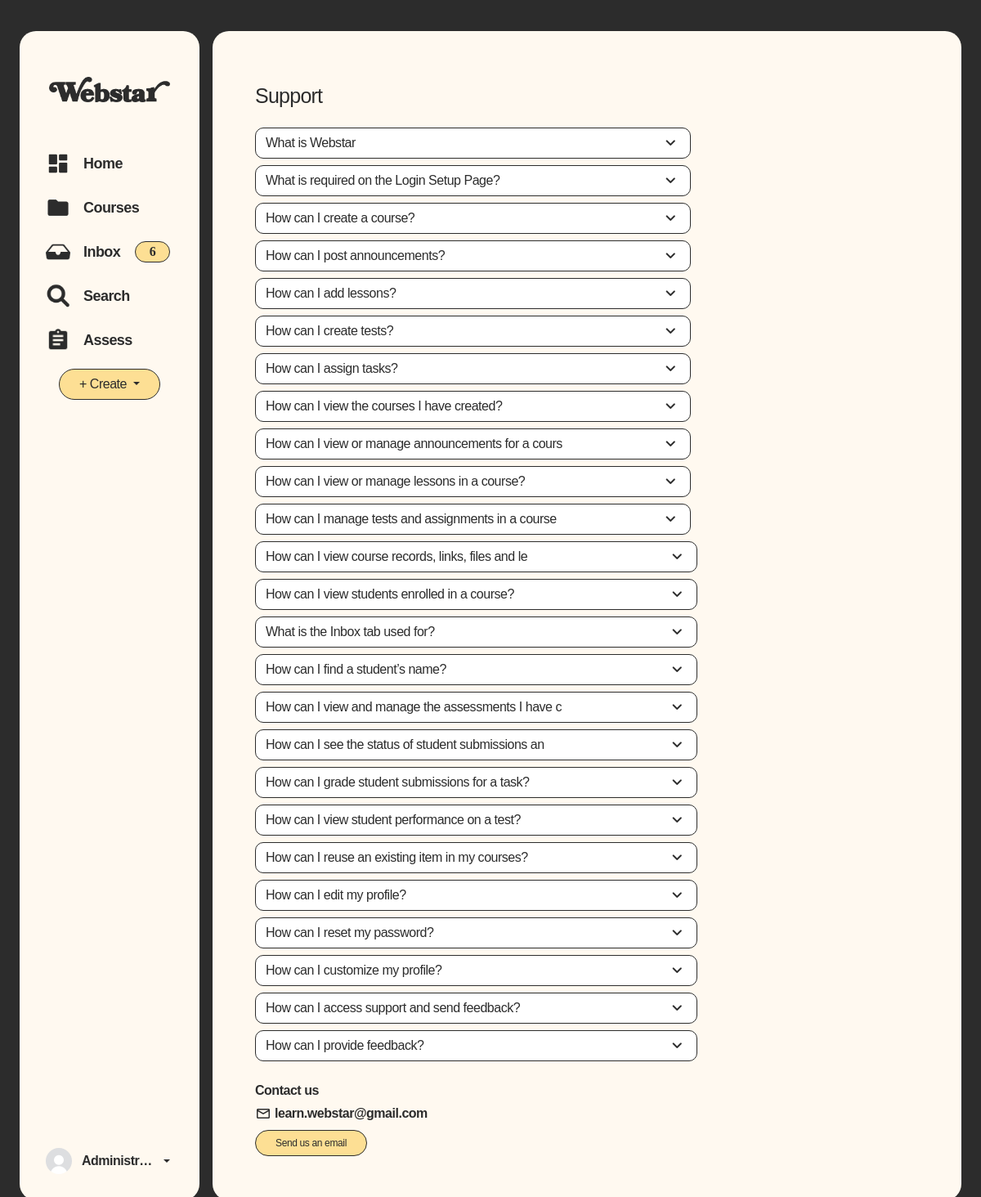
Page /prof/support.php (signed in) on the committed database.
### tables this page shows
CREATE TABLE `userinfo` (
  `userInfoID` int(11) NOT NULL,
  `userID` int(11) NOT NULL,
  `profilePicture` varchar(100) NOT NULL DEFAULT 'defaultProfile.png',
  `firstName` varchar(50) NOT NULL,
  `middleName` varchar(50) DEFAULT NULL,
  `lastName` varchar(50) NOT NULL,
  `studentID` varchar(50) DEFAULT NULL,
  `programID` varchar(50) DEFAULT '1',
  `gender` varchar(50) DEFAULT 'Other',
  `yearLevel` varchar(20) DEFAULT '1',
  `yearSection` int(11) DEFAULT 1,
  `schoolEmail` varchar(50) DEFAULT NULL,
  `facebookLink` text DEFAULT NULL,
  `linkedInLink` text DEFAULT NULL,
  `githubLink` text DEFAULT NULL,
  `createdAt` datetime NOT NULL,
  `isNewUser` int(1) NOT NULL DEFAULT 1
);

CREATE TABLE `users` (
  `userID` int(11) NOT NULL,
  `password` varchar(1024) NOT NULL,
  `email` varchar(50) NOT NULL,
  `role` varchar(12) NOT NULL DEFAULT 'student',
  `userName` varchar(50) NOT NULL,
  `status` varchar(15) DEFAULT 'Active'
);

CREATE TABLE `supports` (
  `supportID` int(5) NOT NULL,
  `supportRole` enum('Student','Professor') NOT NULL,
  `supportQuestion` varchar(50) NOT NULL,
  `supportAnswer` varchar(500) NOT NULL
);

### shared/assets/database/connect.php (called while the page is built, shortened)
<?php
function executeQuery($query)
{
	$conn = $GLOBALS['conn'];
	return mysqli_query($conn, $query);
}
?>

### prof/support.php (the view, shortened to what this page needs)
<?php
$activePage = 'support';
include('../shared/assets/database/connect.php');
$supportRole = "Professor";
$supportProfQuery = "SELECT * FROM supports WHERE supportRole = '$supportRole'";
$supportProfResult = executeQuery($supportProfQuery);
?>
<!doctype html>
<html lang="en">
<head>
    <link href="https://cdn.jsdelivr.net/npm/bootstrap@5.3.6/dist/css/bootstrap.min.css" rel="stylesheet"
>
    <link rel="stylesheet" href="https://cdn.jsdelivr.net/npm/bootstrap-icons@1.13.1/font/bootstrap-icons.min.css">
    <link rel="stylesheet" href="../shared/assets/css/global-styles.css">
    <link rel="stylesheet" href="../shared/assets/css/sidebar-and-container-styles.css">
    <link rel="stylesheet" href="../shared/assets/css/settings.css">
    <link href="https://cdnjs.cloudflare.com/ajax/libs/font-awesome/6.5.0/css/all.min.css" rel="stylesheet">
    <link rel="stylesheet" href="https://cdn.jsdelivr.net/npm/bootstrap-icons@1.13.1/font/bootstrap-icons.min.css">
</head>
<body>
    <div class="container-fluid min-vh-100 d-flex justify-content-center align-items-center p-0 p-md-3"
        style="background-color: var(--black);">
        <div class="row w-100">
            <?php include '../shared/components/prof-sidebar-for-desktop.php'; ?>
            <?php include '../shared/components/prof-navbar-for-mobile.php'; ?>
            <div class="col main-container m-0 mx-0 mx-md-2 p-md-4 overflow-y-auto">
                <div class="card border-0 px-3 pt-3 m-0 h-100 w-100 rounded-0 shadow-none"
                    style="background-color: transparent;">
                    <div class="container-fluid py-3 row-padding-top">
                        <div class="row">
                            <div class="col-12">
                                <div class="row align-items-center mb-3 text-center text-md-start">
                                    <div class="col-12 col-md-auto text-center text-md-start position-relative">
                                        <h1 class="text-sbold text-25 my-2" style="color: var(--black);">Support
                                        </h1>
                                    </div>
                                    <div class="message-container mt-3 pb-4">
                                        <div id="ratingAccordion">
                                            <div class="row">
                                                <?php
                                                $counter = 1;
                                                if (mysqli_num_rows($supportProfResult) > 0) {
                                                    while ($faq = mysqli_fetch_assoc($supportProfResult)) {
                                                        $collapseID = 'faq' . $counter;
                                                        ?>
                                                        <div class="col-12 col-md-8 mb-2">
                                                            <button
                                                                class="btn w-100 d-flex flex-column align-items-start text-med text-14"
                                                                type="button" data-bs-toggle="collapse"
                                                                data-bs-target="#<?php echo $collapseID; ?>"
                                                                aria-expanded="false" aria-controls="<?php echo $collapseID; ?>"
                                                                style="background-color: var(--pureWhite); border-radius: 10px; border: 1px solid var(--black); text-align: left; white-space: normal; word-wrap: break-word;">
                                                                <div class="d-flex w-100 align-items-center">
                                                                    <span class="flex-grow-1 text-start text-16 text-sbold">
                                                                        <?php echo htmlspecialchars($faq['supportQuestion']); ?>
                                                                    </span>
                                                                    <span
                                                                        class="material-symbols-rounded transition">expand_more</span>
                                                                </div>
                                                                <div class="collapse w-100" id="<?php echo $collapseID; ?>"
                                                                    data-bs-parent="#ratingAccordion">
                                                                    <p class="mb-0 text-reg text-14 text-start pe-4 pb-2"
                                                                        style="white-space: normal; word-wrap: break-word;">
                                                                        <?php echo $faq['supportAnswer'];
                                                                        ?>
                                                                    </p>
                                                                </div>
                                                            </button>
                                                        </div>
                                                        <?php
                                                        $counter++;
                                                    }
                                                } else {
                                                    echo '<div class="col-12"><p class="text-center text-muted">No FAQs available.</p></div>';
                                                }
                                                ?>
                                            </div>
                                            <div class="row mt-3">
                                                <div class="col-12 col-md-6">
                                                    <div class="text-sbold text-16">
                                                        Contact us
                                                    </div>
                                                </div>
                                            </div>
                                            <div class="row mb-2">
                                                <div class="col-12 col-md-6 mt-1">
                                                    <div
                                                        class="d-flex align-items-center justify-content-center justify-content-md-start text-med text-16">
                                                        <span class="material-symbols-rounded me-1"
                                                            style="font-size: 20px; vertical-align: middle;">
                                                        </span>
                                                        <span>learn.webstar@gmail.com</span>
                                                    </div>
                                                </div>
                                            </div>
                                            <div class="row">
                                                <div class="col-12 col-md-6">
                                                    <a href="https://mail.google.com/mail/?view=cm&fs=1&to=learn.webstar@gmail.com"
                                                        class="btn rounded-5 text-med text-12 px-4"
                                                        style="background-color: var(--primaryColor); border: 1px solid var(--black);"
                                                        target="_blank">
                                                        Send us an email
                                                    </a>
                                                </div>
                                            </div>
                                        </div>
                                    </div>
                                </div>
                            </div>
                        </div>
                    </div>
                </div>
            </div>
        </div>
    </div>
</body>
</html>

### shared/components/prof-sidebar-for-desktop.php (shortened to what this page needs)
<?php
include_once '../shared/assets/database/connect.php';
if (!function_exists('prof_sidebar_fetch_count')) {
    function prof_sidebar_fetch_count($sql)
    {
        $result = executeQuery($sql);
        if ($result && ($row = mysqli_fetch_assoc($result)) && isset($row['c'])) {
            return (int) $row['c'];
        }
        return 0;
    }
}
$profIsInboxPage = isset($activePage) && $activePage === 'inbox';
$profInboxCount = 0;
$enrollmentIds = [];
if (!empty($enrollmentIds)) {
    $enrollmentIdsStr = implode(',', $enrollmentIds);
    if ($profIsInboxPage)
        executeQuery("UPDATE inbox SET isRead = 1 WHERE enrollmentID IN ($enrollmentIdsStr) AND isRead = 0");
    $profInboxCount = prof_sidebar_fetch_count("SELECT COUNT(*) AS c FROM inbox WHERE enrollmentID IN ($enrollmentIdsStr) AND isRead = 0");
} else {
    $profInboxCount = prof_sidebar_fetch_count("SELECT COUNT(*) AS c FROM inbox WHERE isRead = 0");
}
$userID = $_SESSION['userID'];
$usernameAndProfilePictureQuery = "
SELECT
    u.userName,
    ui.profilePicture
FROM users u
JOIN userinfo ui ON u.userID = ui.userID
WHERE u.userID = $userID
";
$usernameAndProfilePictureResult = executeQuery($usernameAndProfilePictureQuery);
$userInformation = mysqli_fetch_assoc($usernameAndProfilePictureResult);
?>
<div class="col-auto d-none d-md-block">
    <div class="col-auto d-none d-md-block">
        <div class="row">
            <div class="card border-0 sidebar mx-2 p-2 overflow-y-auto" style="width: 220px;">
                <div class="d-flex justify-content-center">
                    <img src="../shared/assets/img/webstar-logo-black.png" class="img-fluid pt-5 pb-5 px-3"
                        width="180px;">
                </div>
                <ul class="nav flex-column">
                    <li class="nav-item my-1 d-flex align-items-center gap-2 m-3 p-2 rounded-3 <?php echo ($activePage == 'profIndex') ? 'selected-box' : ''; ?>"
                        data-page="home">
                        <img src="../shared/assets/img/dashboard.png" class="img-fluid"
                            style="width: 30px; height: 30px;">
                        <a class="nav-link text-dark p-0 text-med text-18 ps-2 <?php echo ($activePage == 'profIndex') ? 'selected' : ''; ?>"
                            href="index.php"><strong>Home</strong></a>
                    </li>
                    <li class="nav-item my-1 d-flex align-items-center gap-2 m-3 p-2 rounded-3 <?php echo ($activePage == 'course') ? 'selected-box' : ''; ?>"
                        data-page="">
                        <img src="../shared/assets/img/courses.png" class="img-fluid"
                            style="width: 30px; height: 30px;">
                        <a class="nav-link text-dark p-0 text-med text-18 ps-2 <?php echo ($activePage == 'course') ? 'selected' : ''; ?>"
                            href="course.php"><strong>Courses</strong></a>
                    </li>
                    <li class="nav-item my-1 d-flex align-items-center gap-2 m-3 p-2 rounded-3 <?php echo ($activePage == 'inbox') ? 'selected-box' : ''; ?>"
                        data-page="">
                        <img src="../shared/assets/img/inbox.png" class="img-fluid" style="width: 30px; height: 30px;">
                        <a class="nav-link text-dark p-0 text-med text-18 ps-2 <?php echo ($activePage == 'inbox') ? 'selected' : ''; ?>"
                            href="inbox.php"><strong>Inbox</strong></a>
                        <?php
                        $displayProfInbox = isset($profInboxCount) && is_numeric($profInboxCount)
                            ? (int) $profInboxCount
                            : (isset($_SESSION['profInboxCount']) ? (int) $_SESSION['profInboxCount'] : 0);
                        ?>
                        <?php if ($displayProfInbox > 0) { ?>
                            <span class="badge-container ms-auto me-1">
                                <span class="inbox-badge"><?php echo $displayProfInbox; ?></span>
                            </span>
                        <?php } ?>
                    </li>
                    <li class="nav-item my-1 d-flex align-items-center gap-2 m-3 p-2 rounded-3 <?php echo ($activePage == 'search') ? 'selected-box' : ''; ?>"
                        data-page="explore" data-bs-toggle="modal" data-bs-target="#searchModal">
                        <img src="../shared/assets/img/explore.png" class="img-fluid"
                            style="width: 30px; height: 30px;">
                        <a class="nav-link text-dark p-0 text-med text-18 ps-2 <?php echo ($activePage == 'search') ? 'selected' : ''; ?>"
                            href="#"><strong>Search</strong></a>
                    </li>
                    <li class="nav-item my-1 d-flex align-items-center gap-2 m-3 p-2 rounded-3 <?php echo ($activePage == 'assess') ? 'selected-box' : ''; ?>"
                        data-page="">
                        <img src="../shared/assets/img/assess.png" class="img-fluid" style="width: 30px; height: 30px;">
                        <a class="nav-link text-dark p-0 text-med text-18 ps-2 <?php echo ($activePage == 'assess') ? 'selected' : ''; ?>"
                            href="assess.php"><strong>Assess</strong></a>
                    </li>
                    <div class="dropdown d-flex justify-content-center mt-2">
                        <button class="btn btn-custom text-sbold rounded-pill px-4 dropdown-toggle" type="button"
                            id="dropdownMenuButton" data-bs-toggle="dropdown" aria-expanded="false" style="background: var(--primaryColor) !important;
                             border: 1px solid var(--black);">
                            + Create
                        </button>
                    </div>
                </ul>
                <div class="dropdown mt-auto p-4">
                    <a href="#" class="d-flex align-items-center text-decoration-none dropdown-toggle text-dark"
                        data-bs-toggle="dropdown" aria-expanded="false">
                        <img src="../shared/assets/pfp-uploads/<?php echo $userInformation['profilePicture'] ?>" alt=""
                            width="32" height="32" class="rounded-circle me-2"
                            style="object-fit: cover; width: 32px; height: 32px; overflow: hidden;">
                        <strong class="text-dark text-med text-16 px-1 text-truncate" style="max-width:100px"
                            title=" <?php echo $userInformation['userName'] ?>">
                            <?php echo $userInformation['userName'] ?>
                        </strong>
                    </a>
                </div>
            </div>
        </div>
    </div>
</div>

### rows in the picture
userinfo: profilePicture (placeholder picture), userID.userName "Administr…"
supports: supportQuestion "What is Webstar"
supports: supportQuestion "What is required on the Login Setup Page?"
supports: supportQuestion "How can I create a course?"
supports: supportQuestion "How can I post announcements?"
supports: supportQuestion "How can I add lessons?"
supports: supportQuestion "How can I create tests?"
supports: supportQuestion "How can I assign tasks?"
supports: supportQuestion "How can I view the courses I have created?"
supports: supportQuestion "How can I view or manage announcements for a cours"
supports: supportQuestion "How can I view or manage lessons in a course?"
supports: supportQuestion "How can I manage tests and assignments in a course"
supports: supportQuestion "How can I view course records, links, files and le"
supports: supportQuestion "How can I view students enrolled in a course?"
supports: supportQuestion "What is the Inbox tab used for?"
supports: supportQuestion "How can I find a student’s name?"
supports: supportQuestion "How can I view and manage the assessments I have c"
supports: supportQuestion "How can I see the status of student submissions an"
supports: supportQuestion "How can I grade student submissions for a task?"
supports: supportQuestion "How can I view student performance on a test?"
supports: supportQuestion "How can I reuse an existing item in my courses?"
supports: supportQuestion "How can I edit my profile?"
supports: supportQuestion "How can I reset my password?"
supports: supportQuestion "How can I customize my profile?"
supports: supportQuestion "How can I access support and send feedback?"
supports: supportQuestion "How can I provide feedback?"

### other values in the picture
$displayProfInbox "6"
